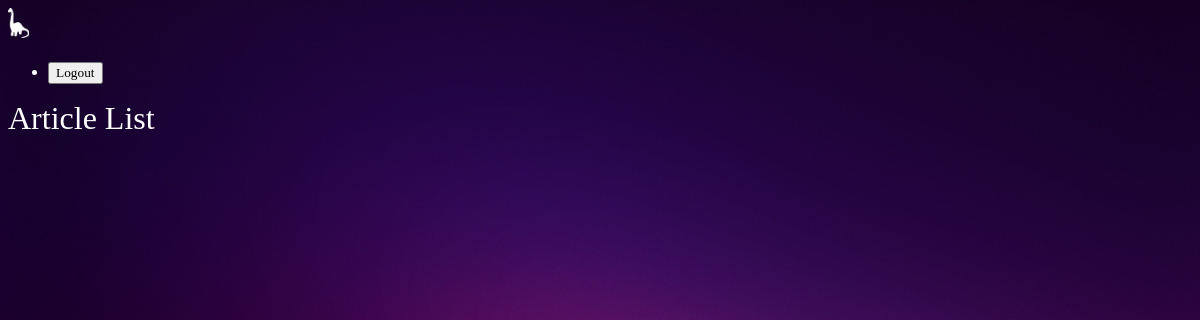
/articles/, run on an earlier commit of the app's database.
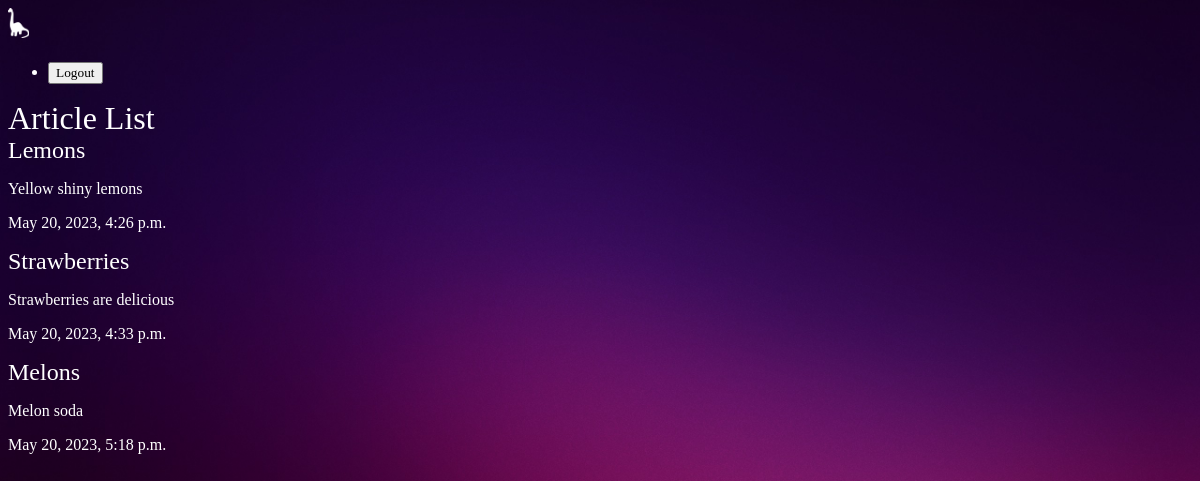
And on a later commit of the database.
### articles/models.py (models this page shows, shortened)
class Article(models.Model):
    title = models.CharField(max_length=100)
    slug = models.SlugField()
    body = models.TextField()
    date = models.DateTimeField(auto_now_add=True)
    thumb = models.ImageField(default='default.png', blank=True)
    def snippet(self):
        SNIPPET_LEN = 100
        snippet = self.body[:SNIPPET_LEN]
        if len(self.body) > SNIPPET_LEN:
            snippet = snippet[:SNIPPET_LEN-3] + '...'
        return snippet

### articles/views.py (the view)
# urls.py: path('', views.article_list, name='list'),
def article_list(request):
    articles = Article.objects.all().order_by('date')
    return render(request, 'articles/article_list.html', {'articles': articles})

### articles/templates/articles/article_list.html
{% extends 'base_layout.html' %}
{% block content %}
    <h1>Article List</h1>
    <div class="articles">
        {% for article in articles %}
            <div class="article">
                <h2><a href="{% url 'articles:details' slug=article.slug %}">{{ article.title }}</a></h2>
                <p>{{ article.snippet }}</p>
                <p>{{ article.date }}</p>
            </div>
        {% endfor %}
    </div>
{% endblock %}

What changed in the data, as far as the page shows it:
added Article: title "Lemons", snippet "Yellow shiny lemons", date "May 20, 2023, 4:26 p.m."
added Article: title "Strawberries", snippet "Strawberries are delicious", date "May 20, 2023, 4:33 p.m."
added Article: title "Melons", snippet "Melon soda", date "May 20, 2023, 5:18 p.m."
